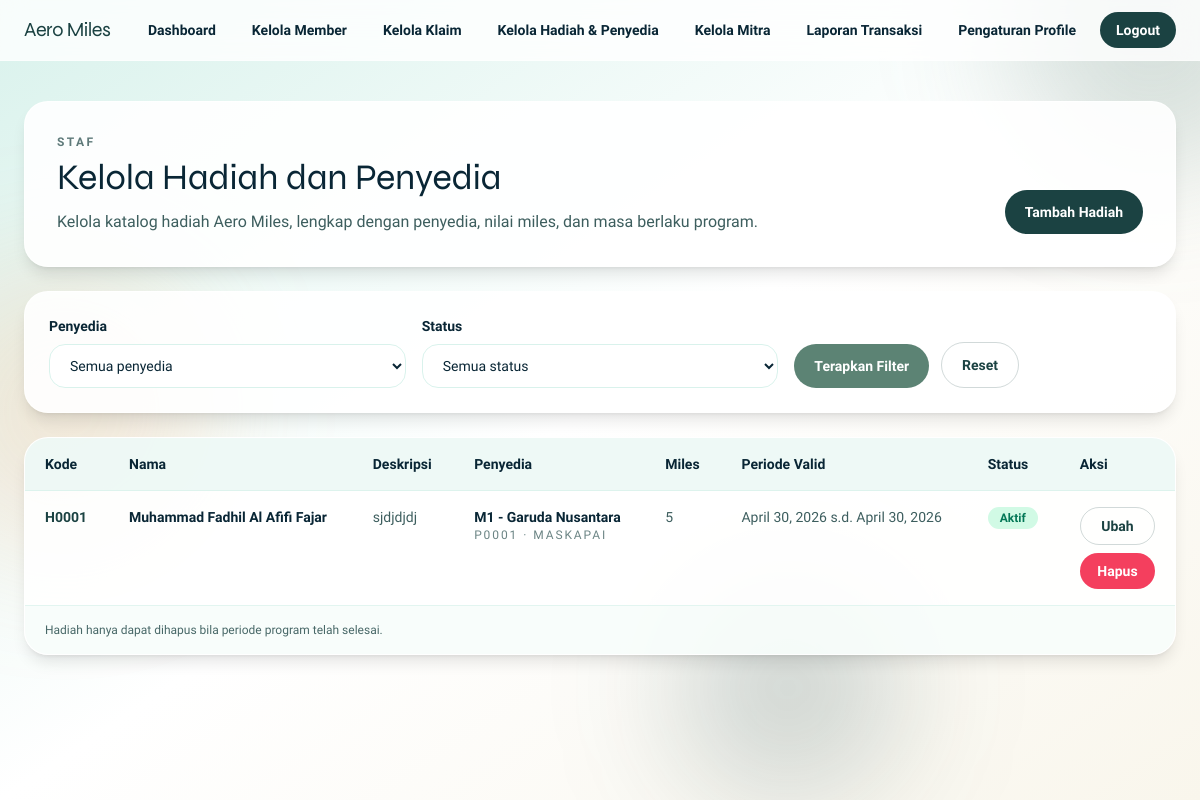
The page /staf/kelola-hadiah-penyedia/ (signed in) on the database its author committed.
### core/models.py (models this page shows, shortened)
class Hadiah(models.Model):
    kode_hadiah = models.CharField(max_length=20, primary_key=True)
    nama = models.CharField(max_length=100)
    deskripsi = models.TextField()
    penyedia = models.ForeignKey(Penyedia, on_delete=models.CASCADE, related_name="hadiah")
    miles = models.PositiveIntegerField()
    valid_start_date = models.DateField()
    program_end = models.DateField()
    class Meta:
        ordering = ["nama", "kode_hadiah"]
    @property
    def is_active(self):
        today = timezone.localdate()
        return self.valid_start_date <= today <= self.program_end

class Penyedia(models.Model):
    class Jenis(models.TextChoices):
        MASKAPAI = "maskapai", "Maskapai"
        MITRA = "mitra", "Mitra"
    id_penyedia = models.CharField(max_length=20, primary_key=True)
    nama = models.CharField(max_length=100)
    jenis = models.CharField(max_length=20, choices=Jenis.choices)
    class Meta:
        ordering = ["id_penyedia"]
    def __str__(self):
        return f"{self.id_penyedia} - {self.nama}"

### core/views.py (the view, shortened to what this page needs)
@login_required
def hadiah_list_view(request):
    if not _staff_only(request):
        return redirect("dashboard")
    _ensure_maskapai_providers()
    hadiah_qs = Hadiah.objects.select_related("penyedia").order_by("nama", "kode_hadiah")
    filter_form = HadiahFilterForm(request.GET or None)
    return render(
        request,
        "core/hadiah_list.html",
        {
            "title": "Kelola Hadiah dan Penyedia",
            "hadiah_list": hadiah_qs,
            "filter_form": filter_form,
        },
    )

### core/forms.py
class HadiahFilterForm(forms.Form):
    penyedia = forms.ModelChoiceField(
        queryset=Penyedia.objects.none(),
        required=False,
        empty_label="Semua penyedia",
    )
    status = forms.ChoiceField(
        required=False,
        choices=[
            ("", "Semua status"),
            ("aktif", "Aktif"),
            ("nonaktif", "Tidak aktif"),
            ("kedaluwarsa", "Kedaluwarsa"),
        ],
    )
    def __init__(self, *args, **kwargs):
        super().__init__(*args, **kwargs)
        self.fields["penyedia"].queryset = Penyedia.objects.order_by("jenis", "nama")
        _apply_input_classes(self.fields)

### core/forms.py (called while the page is built)
def _apply_input_classes(fields):
    base_class = "w-full rounded-2xl border border-aero-cloud bg-white px-4 py-3 text-sm text-aero-ink outline-none transition focus:border-aero-mint focus:ring-2 focus:ring-aero-cloud"
    for field in fields.values():
        existing_class = field.widget.attrs.get("class", "")
        field.widget.attrs["class"] = f"{existing_class} {base_class}".strip()

### core/views.py (called while the page is built)
def _next_provider_id():
    last_provider = Penyedia.objects.order_by("-id_penyedia").first()
    if not last_provider:
        return "P0001"
    last_num = int(last_provider.id_penyedia[1:])
    return f"P{last_num + 1:04d}"

def _ensure_maskapai_providers():
    for kode, label in StaffProfile._meta.get_field("kode_maskapai").choices:
        Penyedia.objects.get_or_create(
            nama=label,
            jenis=Penyedia.Jenis.MASKAPAI,
            defaults={"id_penyedia": _next_provider_id()},
        )

def _staff_only(request):
    if request.user.role != User.Role.STAF:
        messages.error(request, "Halaman ini khusus staf.")
        return False
    return True

### templates/core/hadiah_list.html (shortened to what this page needs)
{% extends 'base.html' %}
{% block content %}
<section class="space-y-6">
    <div class="animate-rise rounded-3xl border border-white/70 bg-white/90 p-8 shadow-lg">
        <div class="flex flex-col gap-4 lg:flex-row lg:items-end lg:justify-between">
            <div>
                <p class="text-xs font-semibold uppercase tracking-[0.2em] text-aero-steel/70">Staf</p>
                <h1 class="mt-2 font-display text-4xl text-aero-ink">{{ title }}</h1>
                <p class="mt-3 max-w-3xl text-aero-steel/85">
                    Kelola katalog hadiah Aero Miles, lengkap dengan penyedia, nilai miles, dan masa berlaku program.
                </p>
            </div>
            <a href="{% url 'staf_tambah_hadiah' %}" class="inline-flex items-center justify-center rounded-full bg-aero-steel px-5 py-3 text-sm font-semibold text-white transition hover:bg-aero-ink">
                Tambah Hadiah
            </a>
        </div>
    </div>
    <section class="animate-rise rounded-3xl border border-white/70 bg-white/90 p-6 shadow-lg">
        <form method="get" class="grid gap-4 md:grid-cols-3">
            <div>
                <label class="mb-2 block text-sm font-semibold text-aero-ink">Penyedia</label>
                {{ filter_form.penyedia }}
            </div>
            <div>
                <label class="mb-2 block text-sm font-semibold text-aero-ink">Status</label>
                {{ filter_form.status }}
            </div>
            <div class="flex items-end gap-3">
                <button type="submit" class="rounded-full bg-aero-mint px-5 py-3 text-sm font-semibold text-white transition hover:bg-aero-steel">
                    Terapkan Filter
                </button>
                <a href="{% url 'staf_kelola_hadiah' %}" class="rounded-full border border-aero-steel/20 px-5 py-3 text-sm font-semibold text-aero-steel transition hover:bg-aero-cloud">
                    Reset
                </a>
            </div>
        </form>
    </section>
    <section class="animate-rise overflow-hidden rounded-3xl border border-white/70 bg-white/90 shadow-lg">
        <div class="overflow-x-auto">
            <table class="min-w-full divide-y divide-aero-cloud/80 text-sm">
                <thead class="bg-aero-cloud/45 text-left text-aero-ink">
                    <tr>
                        <th class="px-5 py-4 font-semibold">Kode</th>
                        <th class="px-5 py-4 font-semibold">Nama</th>
                        <th class="px-5 py-4 font-semibold">Deskripsi</th>
                        <th class="px-5 py-4 font-semibold">Penyedia</th>
                        <th class="px-5 py-4 font-semibold">Miles</th>
                        <th class="px-5 py-4 font-semibold">Periode Valid</th>
                        <th class="px-5 py-4 font-semibold">Status</th>
                        <th class="px-5 py-4 font-semibold">Aksi</th>
                    </tr>
                </thead>
                <tbody class="divide-y divide-aero-cloud/70">
                    {% for hadiah in hadiah_list %}
                        <tr class="align-top">
                            <td class="px-5 py-4 font-semibold text-aero-steel">{{ hadiah.kode_hadiah }}</td>
                            <td class="px-5 py-4 font-semibold text-aero-ink">{{ hadiah.nama }}</td>
                            <td class="px-5 py-4 text-aero-steel/85">{{ hadiah.deskripsi }}</td>
                            <td class="px-5 py-4 text-aero-steel/85">
                                <div class="font-semibold text-aero-ink">{{ hadiah.penyedia.nama }}</div>
                                <div class="text-xs uppercase tracking-[0.16em] text-aero-steel/65">{{ hadiah.penyedia.id_penyedia }} · {{ hadiah.penyedia.get_jenis_display }}</div>
                            </td>
                            <td class="px-5 py-4 text-aero-steel/85">{{ hadiah.miles }}</td>
                            <td class="px-5 py-4 text-aero-steel/85">{{ hadiah.valid_start_date }} s.d. {{ hadiah.program_end }}</td>
                            <td class="px-5 py-4">
                                {% if hadiah.is_active %}
                                    <span class="rounded-full bg-emerald-100 px-3 py-1 text-xs font-semibold text-emerald-700">Aktif</span>
                                {% elif hadiah.is_expired %}
                                    <span class="rounded-full bg-rose-100 px-3 py-1 text-xs font-semibold text-rose-700">Kedaluwarsa</span>
                                {% else %}
                                    <span class="rounded-full bg-amber-100 px-3 py-1 text-xs font-semibold text-amber-700">Belum Aktif</span>
                                {% endif %}
                            </td>
                            <td class="px-5 py-4">
                                <div class="flex flex-col gap-2">
                                    <a href="{% url 'staf_ubah_hadiah' hadiah.kode_hadiah %}" class="rounded-full border border-aero-steel/20 px-4 py-2 text-center font-semibold text-aero-steel transition hover:bg-aero-cloud">
                                        Ubah
                                    </a>
                                    <form method="post" action="{% url 'staf_hapus_hadiah' hadiah.kode_hadiah %}">
                                        <button type="submit" class="w-full rounded-full bg-rose-500 px-4 py-2 font-semibold text-white transition hover:bg-rose-600">
                                            Hapus
                                        </button>
                                    </form>
                                </div>
                            </td>
                        </tr>
                    {% empty %}
                        <tr>
                            <td colspan="8" class="px-5 py-10 text-center text-aero-steel/75">
                                Belum ada hadiah yang tersimpan.
                            </td>
                        </tr>
                    {% endfor %}
                </tbody>
            </table>
        </div>
        <div class="border-t border-aero-cloud/70 bg-aero-cloud/20 px-5 py-4 text-xs text-aero-steel/80">
            Hadiah hanya dapat dihapus bila periode program telah selesai.
        </div>
    </section>
</section>
{% endblock %}

### rows shown on the page
Hadiah: kode_hadiah "H0001", nama "Muhammad Fadhil Al Afifi Fajar", deskripsi "sjdjdjdj", penyedia.nama "M1 - Garuda Nusantara", penyedia.id_penyedia "P0001", penyedia.jenis "MASKAPAI", miles "5", valid_start_date "April 30, 2026", program_end "April 30, 2026", shows "Aktif"

### other values the page prints
{{ title }} "Kelola Hadiah dan Penyedia"
